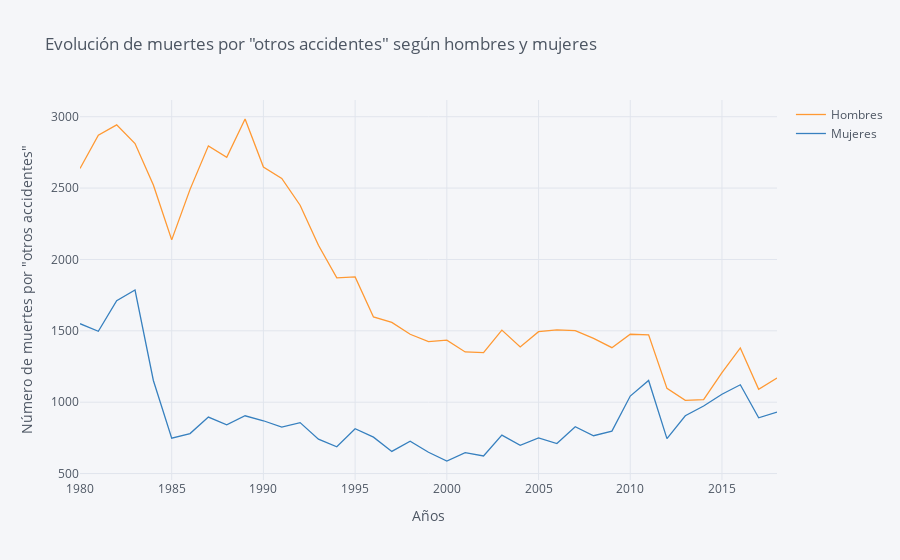

Notebook source saved alongside this figure:
### Code cell
#Lo mismo pero line

histogram = otros_accidentes.iplot(
    kind='line',
    barmode='stack',
    xTitle='Años',
    yTitle='Número de muertes por "otros accidentes"',
    title='Evolución de muertes por "otros accidentes" según hombres y mujeres'
)

### Figure 1 — Plotly figure (JSON) as saved in the notebook; plotly's stock layout.template omitted (floating-point values rounded to 4 significant figures)
{"data": [{"line": {"color": "rgba(255, 153, 51, 1.0)", "dash": "solid", "shape": "linear", "width": 1.3}, "mode": "lines", "name": "Hombres", "text": "", "type": "scatter", "x": [1980, 1981, 1982, 1983, 1984, 1985, 1986, 1987, 1988, 1989, 1990, 1991, 1992, 1993, 1994, 1995, 1996, 1997, 1998, 1999, 2000, 2001, 2002, 2003, 2004, 2005, 2006, 2007, 2008, 2009, 2010, 2011, 2012, 2013, 2014, 2015, 2016, 2017, 2018], "y": [2637, 2871, 2943, 2812, 2522, 2137, 2491, 2796, 2716, 2984, 2647, 2568, 2380, 2099, 1871, 1878, 1597, 1559, 1476, 1424, 1435, 1352, 1347, 1505, 1387, 1494, 1506, 1502, 1447, 1382, 1476, 1472, 1097, 1013, 1018, 1207, 1380, 1090, 1170]}, {"line": {"color": "rgba(55, 128, 191, 1.0)", "dash": "solid", "shape": "linear", "width": 1.3}, "mode": "lines", "name": "Mujeres", "text": "", "type": "scatter", "x": [1980, 1981, 1982, 1983, 1984, 1985, 1986, 1987, 1988, 1989, 1990, 1991, 1992, 1993, 1994, 1995, 1996, 1997, 1998, 1999, 2000, 2001, 2002, 2003, 2004, 2005, 2006, 2007, 2008, 2009, 2010, 2011, 2012, 2013, 2014, 2015, 2016, 2017, 2018], "y": [1550, 1497, 1711, 1786, 1152, 748, 780, 896, 842, 905, 870, 825, 857, 741, 688, 814, 755, 655, 726, 649, 588, 646, 623, 769, 698, 750, 710, 828, 765, 797, 1043, 1152, 745, 905, 973, 1056, 1122, 891, 931]}], "layout": {"barmode": "stack", "legend": {"bgcolor": "#F5F6F9", "font": {"color": "#4D5663"}}, "paper_bgcolor": "#F5F6F9", "plot_bgcolor": "#F5F6F9", "title": {"font": {"color": "#4D5663"}, "text": "Evolución de muertes por \"otros accidentes\" según hombres y mujeres"}, "xaxis": {"gridcolor": "#E1E5ED", "showgrid": true, "tickfont": {"color": "#4D5663"}, "title": {"font": {"color": "#4D5663"}, "text": "Años"}, "zerolinecolor": "#E1E5ED"}, "yaxis": {"gridcolor": "#E1E5ED", "showgrid": true, "tickfont": {"color": "#4D5663"}, "title": {"font": {"color": "#4D5663"}, "text": "Número de muertes por \"otros accidentes\""}, "zerolinecolor": "#E1E5ED"}}}
